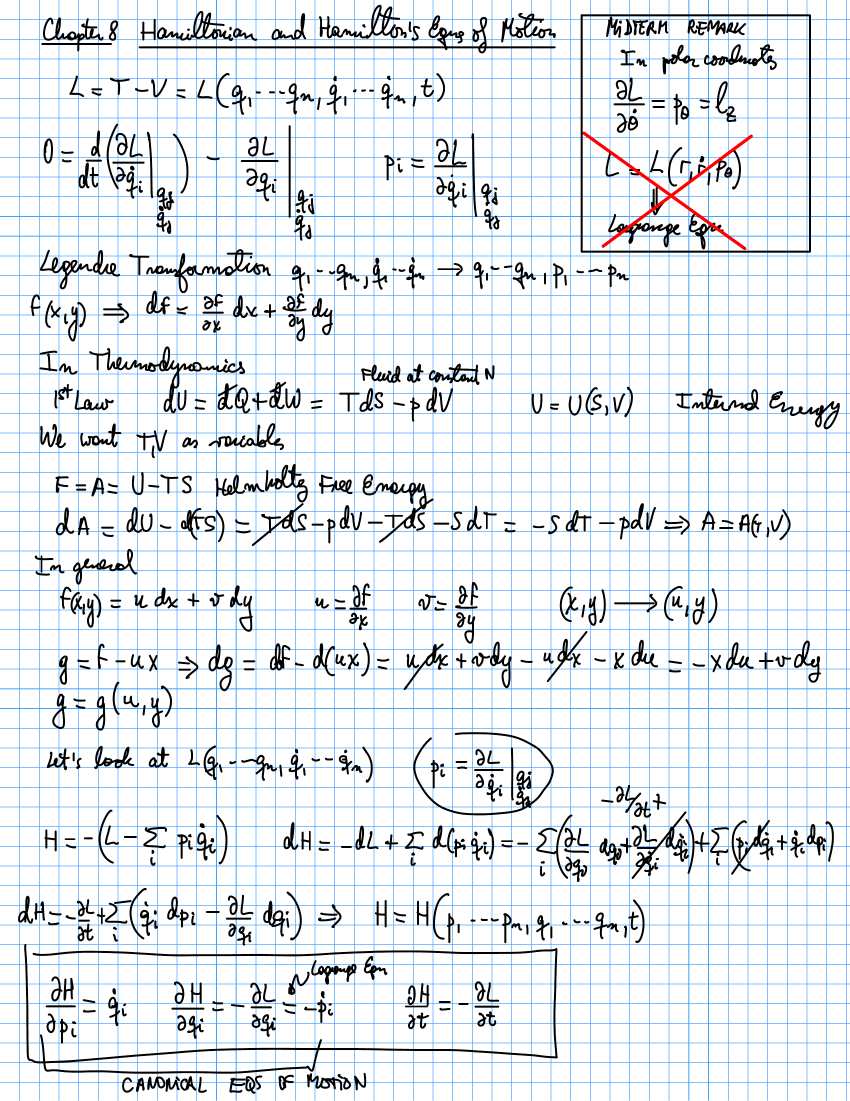
#> input picture Castillo_AI_TA_Project/Multi_Agent_Approach/MyNotes/ForColleagues/Worked_Example/Intermediate/pages/page-4.png, 2550 x 3301 px, found by its file name (shown at 1/3 size)
$ python scr_m.py
#> lines starting #> are read from the running program, lines starting #| are printed output that depends on the picture; after the words box and inside, x2 and y2 are one past the last pixel; in counts of white or black regions, pixels touching at a corner belong together
import numpy as np
from PIL import Image
from scipy import ndimage
BASE="/home/plewis/Research/_Completed/AI_TA_Castillo_Project/Multi_Agent_approach/MyNotes/"
OUT="/tmp/claude-1000/-home-plewis-Sum-26-AI-TA-task-Summer-26-Dr--Castillo-AI-TA-Task-Multi-Agent-approach-MyNotes/9fa0a01a-49bf-4b50-9471-fcf4fbb65f69/scratchpad/"
a=np.asarray(Image.open(BASE+"staging/scattering_hamiltonian/pages/page-4.png").convert("RGB")).astype(int)
R,G,B=a[...,0],a[...,1],a[...,2]
#> R: shape (3301, 2550) int64; 173 distinct labels, from 0 to 255
#> G: shape (3301, 2550) int64; 141 distinct labels, from 0 to 255
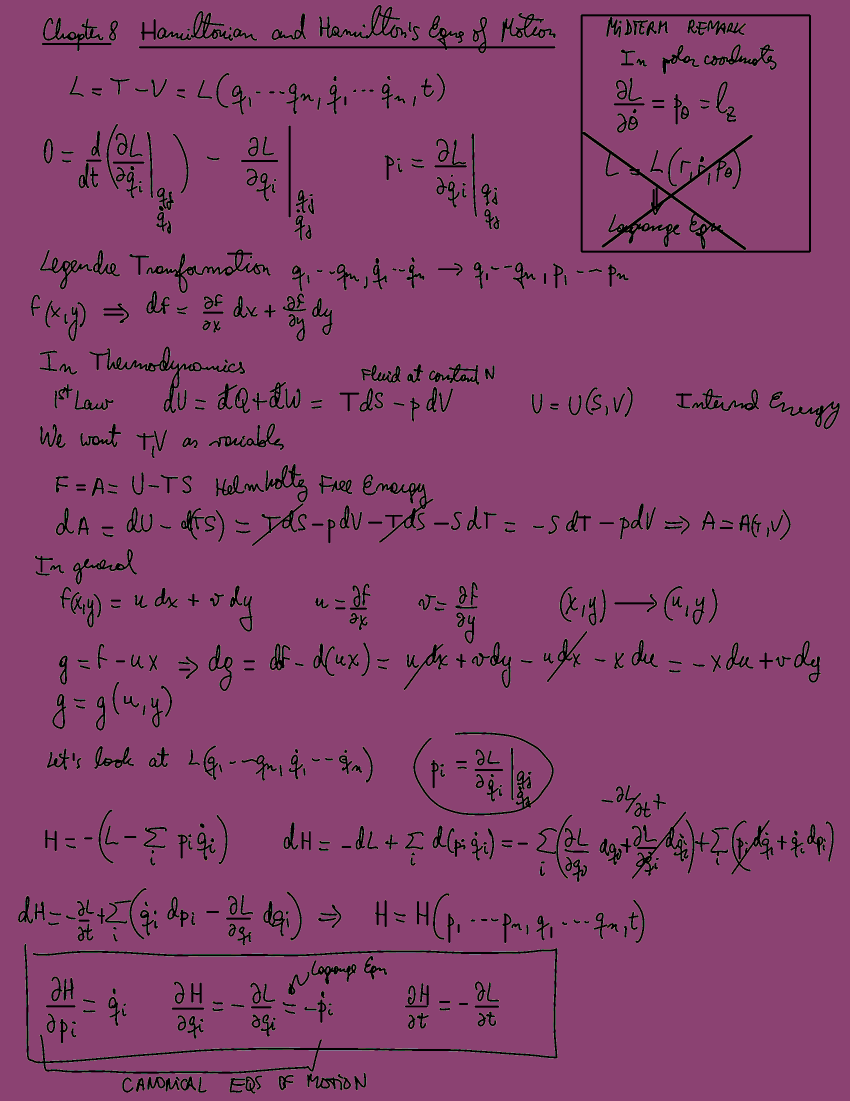
#> B: shape (3301, 2550) int64 (shown at 1/3 size); 116 distinct labels, from 0 to 255; one colour per label, 0 black
red=(R-G>=90)&(R-B>=90)&(R>=120)          # bright red, NOT gated on darkness
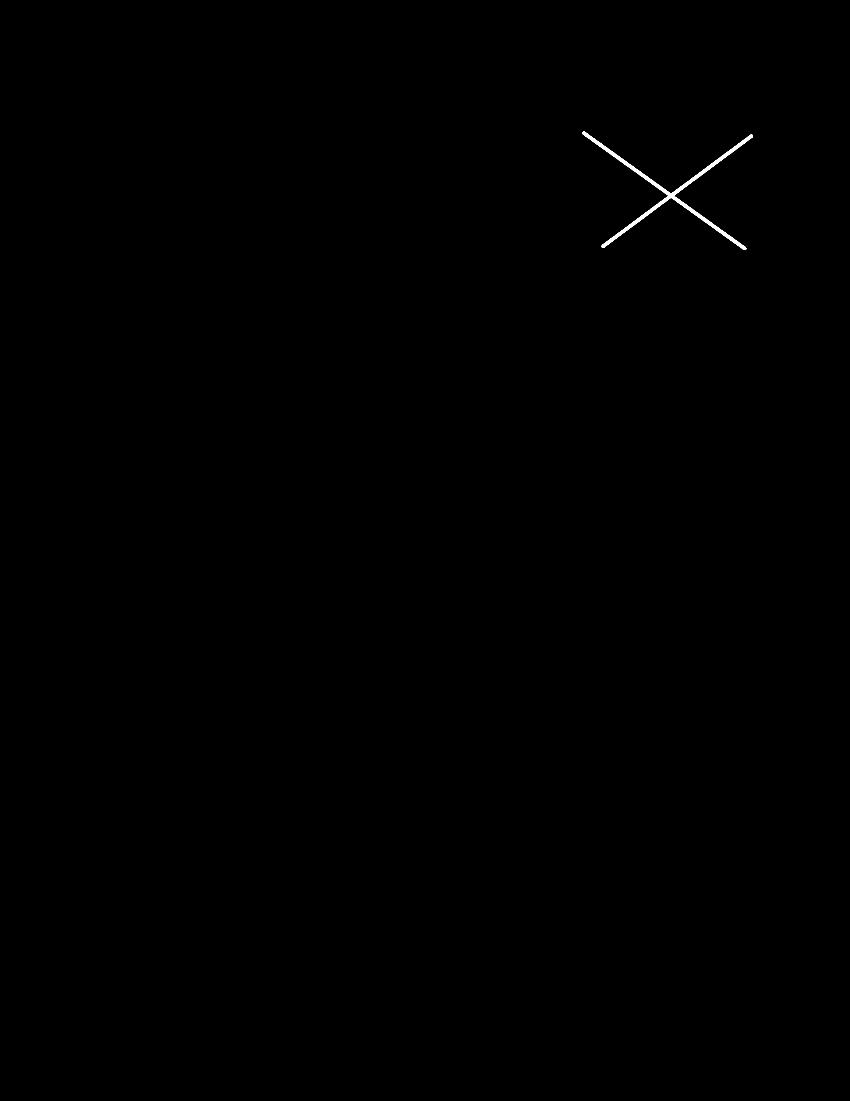
#> red: shape (3301, 2550) bool (shown at 1/3 size); 0.13% white; 1 white region, box (x1, y1, x2, y2) and area: (1747, 395, 2259, 750) 11254
print("=== PAGE 4 RED, corrected rule (R-G>=90 & R-B>=90 & R>=120) ===")
print(" red px:",int(red.sum()),"  mean RGB:",a[red].mean(0).round(1))
#|  red px: 11254   mean RGB: [254.1   7.7   7.8]
ys,xs=np.where(red); print(f" bbox y[{ys.min()},{ys.max()}] x[{xs.min()},{xs.max()}]  (w={xs.max()-xs.min()}, h={ys.max()-ys.min()})")
#> after `ys, xs = np.where(red)`: ys = 11254 values from 395 to 749; xs = 11254 values, max 2258 at index 214, min 1747 at index 24, mean 2011.2
#|  bbox y[395,749] x[1747,2258]  (w=511, h=354)
d=ndimage.binary_dilation(red,np.ones((15,15),bool)); lab,n=ndimage.label(d)
#> after `d = ndimage.binary_dilation(red, np.ones((15, 15), bool))`:
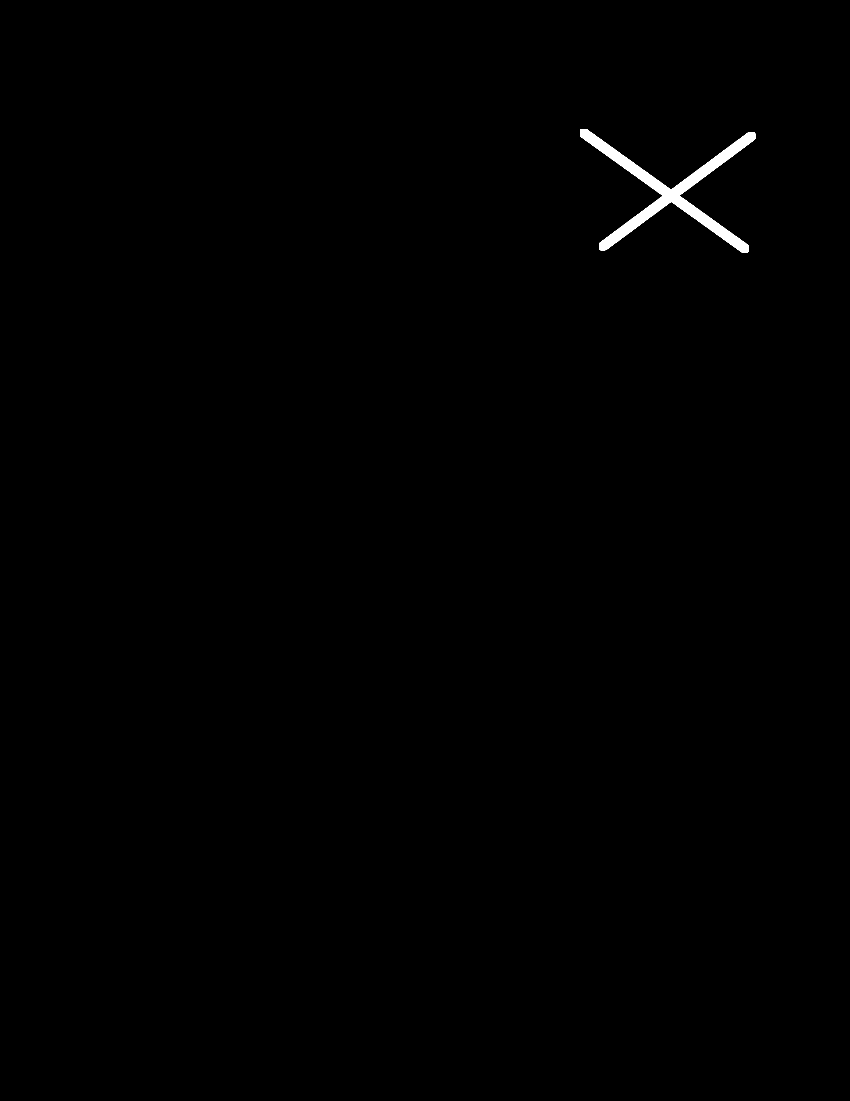
#> d: shape (3301, 2550) bool (shown at 1/3 size); 0.4% white; 1 white region, box (x1, y1, x2, y2) and area: (1740, 388, 2266, 757) 33831
#> after `lab, n = ndimage.label(d)`: n = 1
sz=ndimage.sum(red,lab,range(1,n+1)); objs=ndimage.find_objects(lab)
#> after `sz = ndimage.sum(red, lab, range(1, n + 1))`: sz = [11254]
#> after `objs = ndimage.find_objects(lab)`: objs = 1 item
for i in np.argsort(-sz)[:5]:
    if sz[i]<100: break
    sl=objs[i]; print(f"   cluster {int(sz[i])}px y[{sl[0].start},{sl[0].stop}] x[{sl[1].start},{sl[1].stop}]")
#> this loop made 1 pass
#|    cluster 11254px y[388,757] x[1740,2266]
print("\n Does the brief's ink rule (R<150 & B-R<45) see the red?  red px passing it:",
      int((red&(R<150)&((B-R)<45)).sum()), "of", int(red.sum()))
#|  Does the brief's ink rule (R<150 & B-R<45) see the red?  red px passing it: 25 of 11254
print(" Does 'dark = max<235' see it? ", int((red&(a.max(2)<235)).sum()), "of", int(red.sum()))
#|  Does 'dark = max<235' see it?  153 of 11254
def lum(c):
    c=np.asarray(c,float)/255.
    c=np.where(c<=0.04045,c/12.92,((c+0.055)/1.055)**2.4)
    return 0.2126*c[...,0]+0.7152*c[...,1]+0.0722*c[...,2]
Lr=np.percentile(lum(a[red]),50)
#> Lr = 0.213
print(f"\n red median relative luminance L={Lr:.4f}")
#|  red median relative luminance L=0.2126
print(f"   CR red vs paper(L=1.0) = {(1.05)/(Lr+0.05):.2f}:1")
#|    CR red vs paper(L=1.0) = 4.00:1
print(f"   CR red vs black ink(L=0) = {(Lr+0.05)/0.05:.2f}:1")
#|    CR red vs black ink(L=0) = 5.25:1
# which segments contain the red
import json
#> (the run stopped early here; a loop or call above may not have finished)

$ run again, with Castillo_AI_TA_Project/Multi_Agent_Approach/MyNotes/ForColleagues/Worked_Example/Intermediate/pages/page-2.png copied over Castillo_AI_TA_Project/Multi_Agent_Approach/MyNotes/ForColleagues/Worked_Example/Intermediate/pages/page-4.png
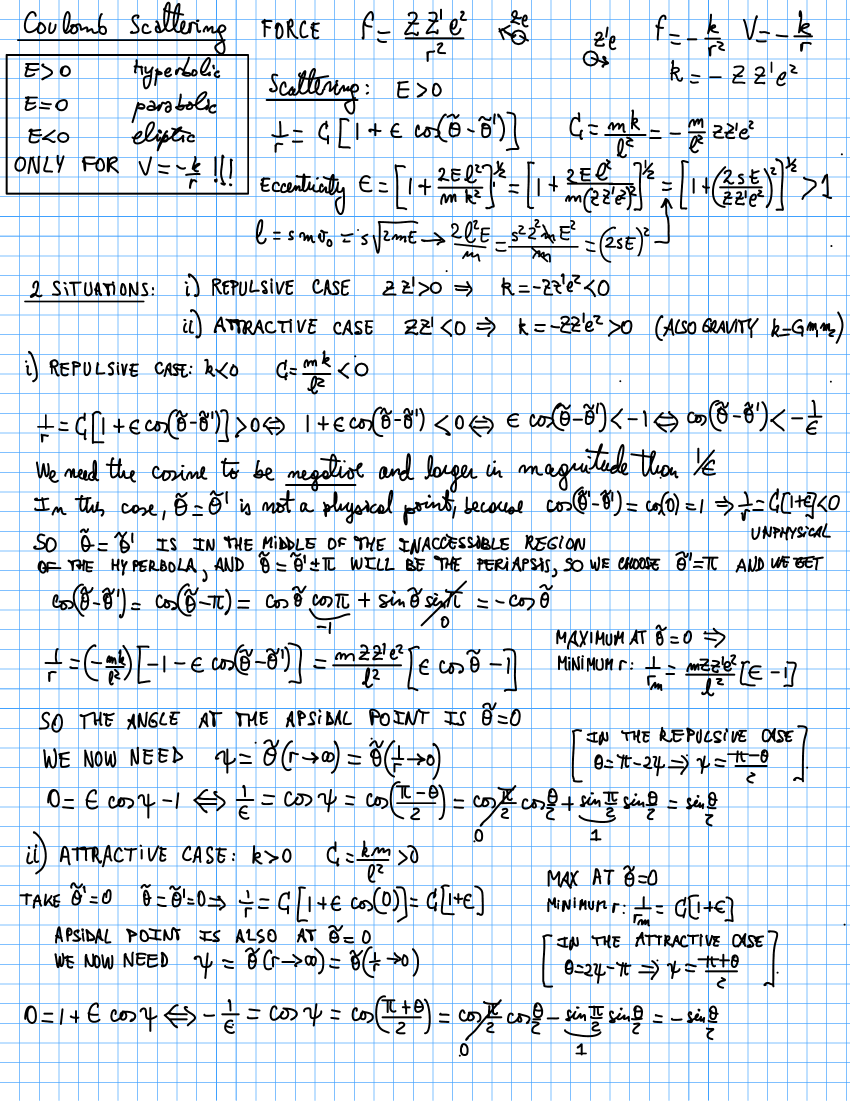
#> input picture Castillo_AI_TA_Project/Multi_Agent_Approach/MyNotes/ForColleagues/Worked_Example/Intermediate/pages/page-2.png, 2550 x 3301 px, found by its file name (shown at 1/3 size)
#> `R,G,B=a[...,0],a[...,1],a[...,2]`:
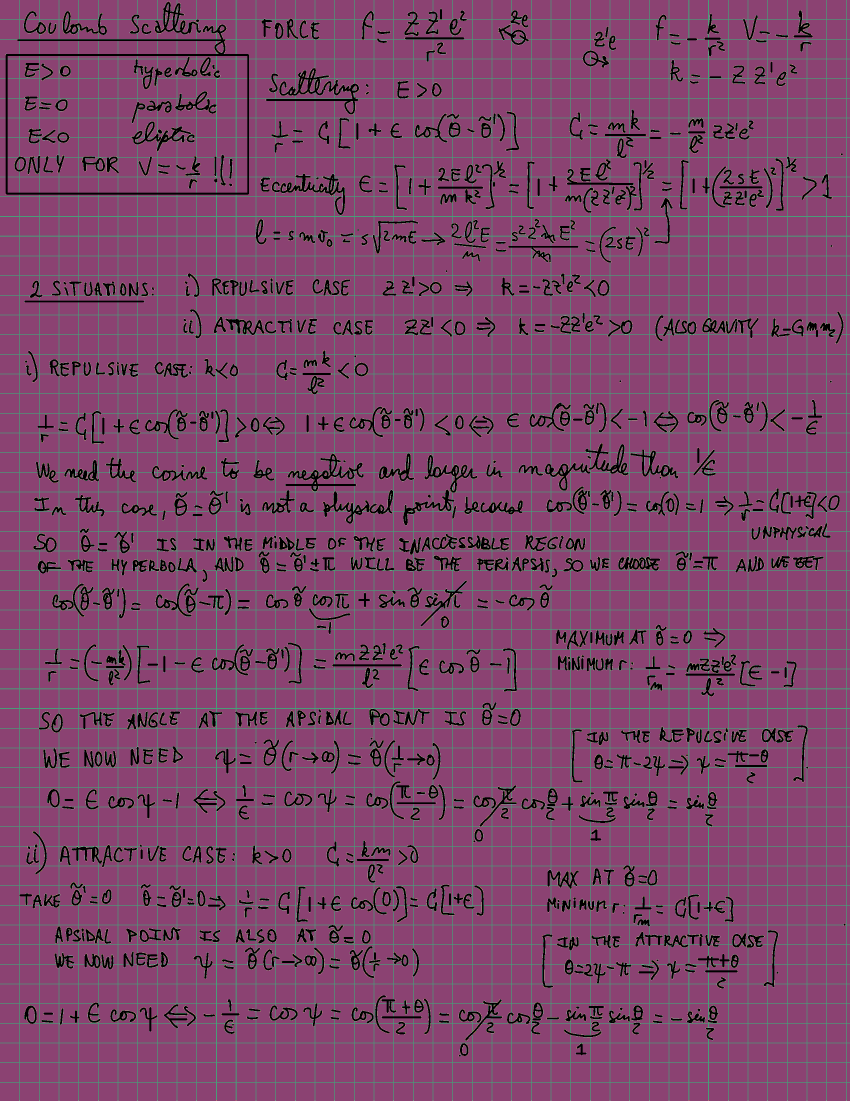
#> R: shape (3301, 2550) int64 (shown at 1/3 size); 135 distinct labels, from 0 to 255; one colour per label, 0 black
#> G: shape (3301, 2550) int64; 143 distinct labels, from 0 to 255
#> `R,G,B=a[...,0],a[...,1],a[...,2]`:
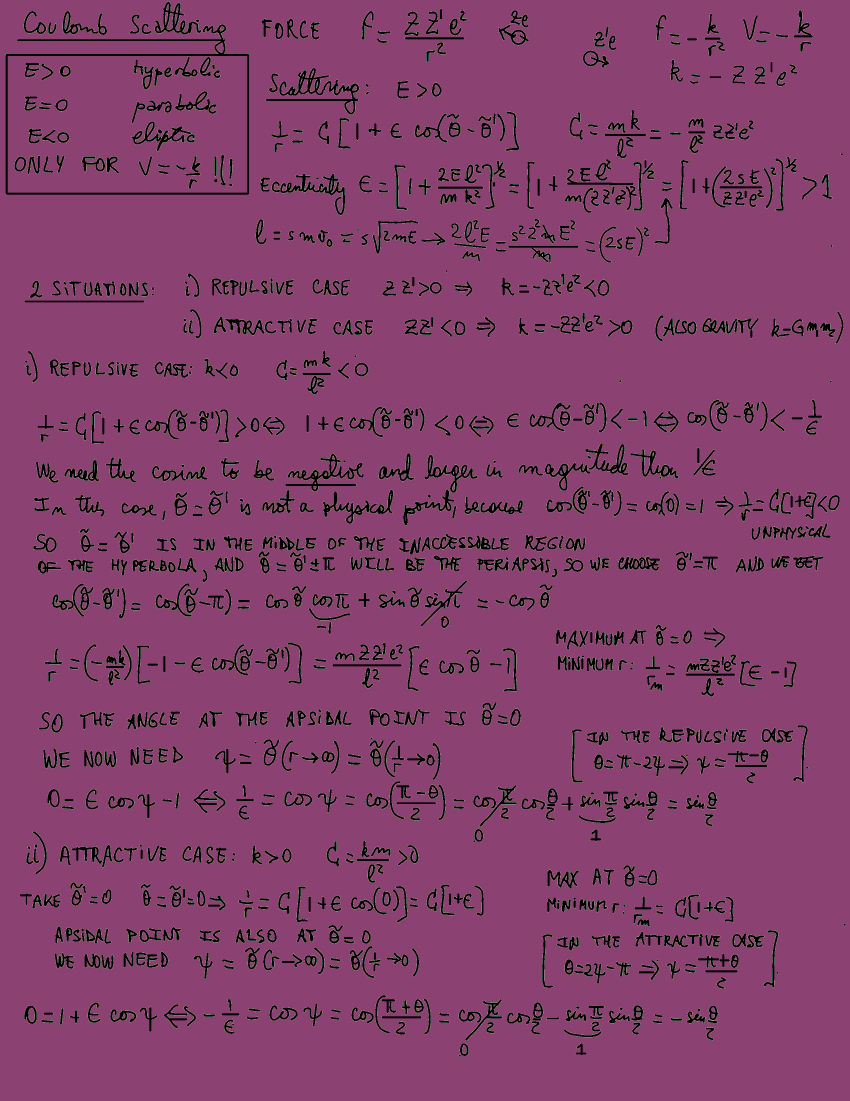
#> B: shape (3301, 2550) int64 (shown at 1/3 size); 120 distinct labels, from 0 to 255; one colour per label, 0 black
#> red: shape (3301, 2550) bool; every value is 0
#|  red px: 0   mean RGB: [nan nan nan]
#> ys = empty array
